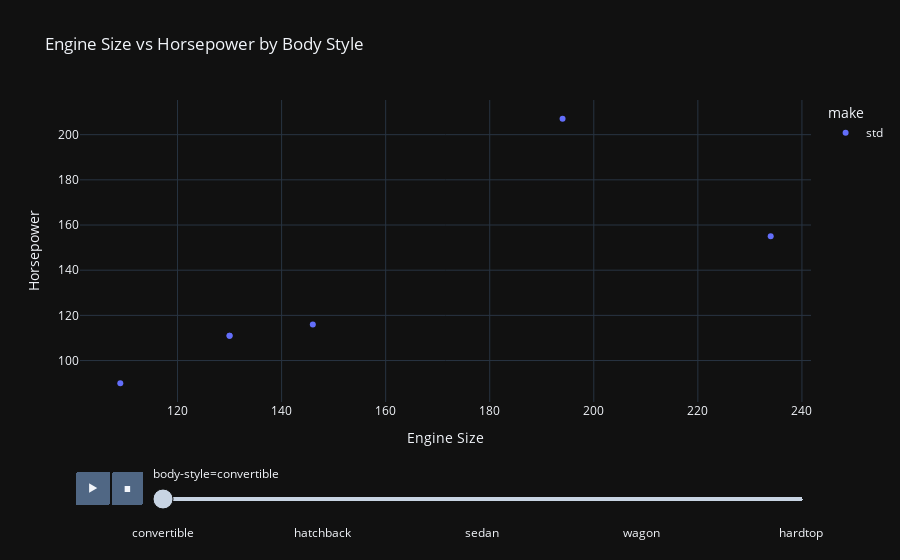

Notebook code for this chart:
### Code cell
import plotly.express as px

# Удалим строки с отсутствующими значениями
df_filtered = df.dropna(subset=['engine-size', 'horsepower', 'body-style'])

# Уникальные типы кузова
body_styles = df_filtered['body-style'].unique()

# Создание фигур с разными фильтрами
fig = px.scatter(
    df_filtered,
    x="engine-size",
    y="horsepower",
    animation_frame="body-style",  # позволяет использовать слайдер
    title="Engine Size vs Horsepower by Body Style",
    labels={"engine-size": "Engine Size", "horsepower": "Horsepower"},
    color="make"
)
fig.update_layout(transition_duration=500)
fig.show()

### Figure 1 — Plotly figure (JSON) as saved in the notebook; plotly's stock layout.template omitted (floating-point values rounded to 4 significant figures)
{"data": [{"hovertemplate": "make=std<br>body-style=convertible<br>Engine Size=%{x}<br>Horsepower=%{y}<extra></extra>", "legendgroup": "std", "marker": {"color": "#636efa", "symbol": "circle"}, "mode": "markers", "name": "std", "orientation": "v", "showlegend": true, "x": [130, 130, 234, 194, 146, 109], "xaxis": "x", "y": [111.0, 111.0, 155.0, 207.0, 116.0, 90.0], "yaxis": "y", "type": "scatter"}], "layout": {"xaxis": {"anchor": "y", "domain": [0.0, 1.0], "title": {"text": "Engine Size"}}, "yaxis": {"anchor": "x", "domain": [0.0, 1.0], "title": {"text": "Horsepower"}}, "legend": {"title": {"text": "make"}, "tracegroupgap": 0}, "title": {"text": "Engine Size vs Horsepower by Body Style"}, "updatemenus": [{"buttons": [{"args": [null, {"frame": {"duration": 500, "redraw": false}, "mode": "immediate", "fromcurrent": true, "transition": {"duration": 500, "easing": "linear"}}], "label": "&#9654;", "method": "animate"}, {"args": [[null], {"frame": {"duration": 0, "redraw": false}, "mode": "immediate", "fromcurrent": true, "transition": {"duration": 0, "easing": "linear"}}], "label": "&#9724;", "method": "animate"}], "direction": "left", "pad": {"r": 10, "t": 70}, "showactive": false, "type": "buttons", "x": 0.1, "xanchor": "right", "y": 0, "yanchor": "top"}], "sliders": [{"active": 0, "currentvalue": {"prefix": "body-style="}, "len": 0.9, "pad": {"b": 10, "t": 60}, "steps": [{"args": [["convertible"], {"frame": {"duration": 0, "redraw": false}, "mode": "immediate", "fromcurrent": true, "transition": {"duration": 0, "easing": "linear"}}], "label": "convertible", "method": "animate"}, {"args": [["hatchback"], {"frame": {"duration": 0, "redraw": false}, "mode": "immediate", "fromcurrent": true, "transition": {"duration": 0, "easing": "linear"}}], "label": "hatchback", "method": "animate"}, {"args": [["sedan"], {"frame": {"duration": 0, "redraw": false}, "mode": "immediate", "fromcurrent": true, "transition": {"duration": 0, "easing": "linear"}}], "label": "sedan", "method": "animate"}, {"args": [["wagon"], {"frame": {"duration": 0, "redraw": false}, "mode": "immediate", "fromcurrent": true, "transition": {"duration": 0, "easing": "linear"}}], "label": "wagon", "method": "animate"}, {"args": [["hardtop"], {"frame": {"duration": 0, "redraw": false}, "mode": "immediate", "fromcurrent": true, "transition": {"duration": 0, "easing": "linear"}}], "label": "hardtop", "method": "animate"}], "x": 0.1, "xanchor": "left", "y": 0, "yanchor": "top"}], "transition": {"duration": 500}}}
